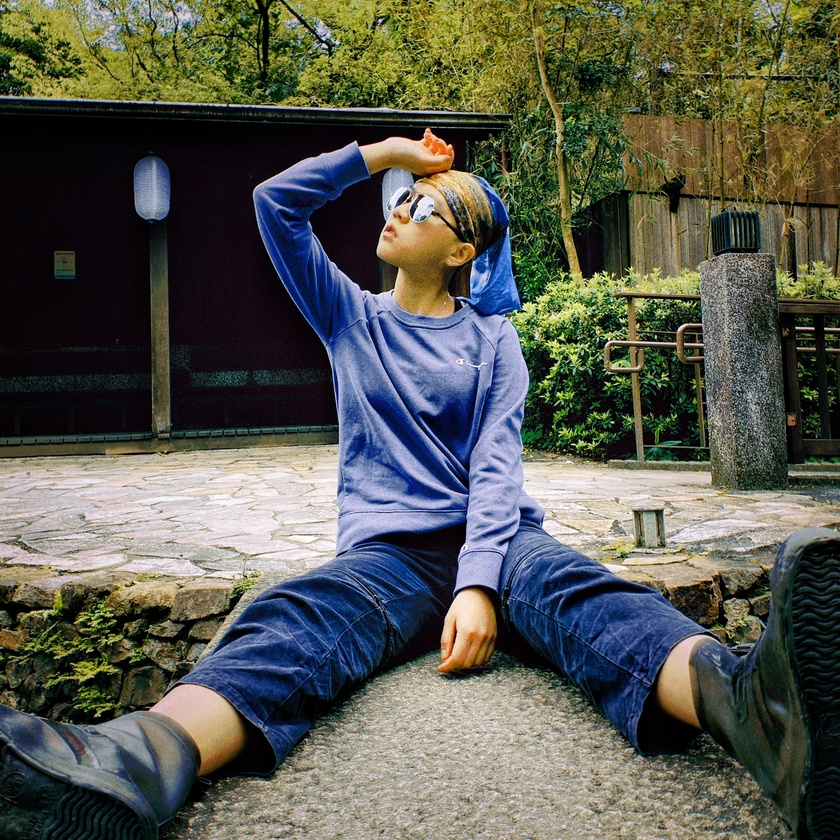
#> input picture Assignment_2/test_input.jpg, 840 x 840 px, shrunk from 1773 x 1773 before the run
$ python Assignment_2.py
#> lines starting #> are read from the running program, lines starting #| are printed output that depends on the picture
# python Assignment_2.py

import math
from math import ceil
import cv2
import numpy as np

#讀入並顯示影像
imgA = cv2.imread('test_input.jpg')
#> imgA is the input picture: shape (840, 840, 3); mean B, G, R 79.8, 89.5, 87.5
imgA = cv2.cvtColor(imgA,cv2.COLOR_BGR2GRAY)
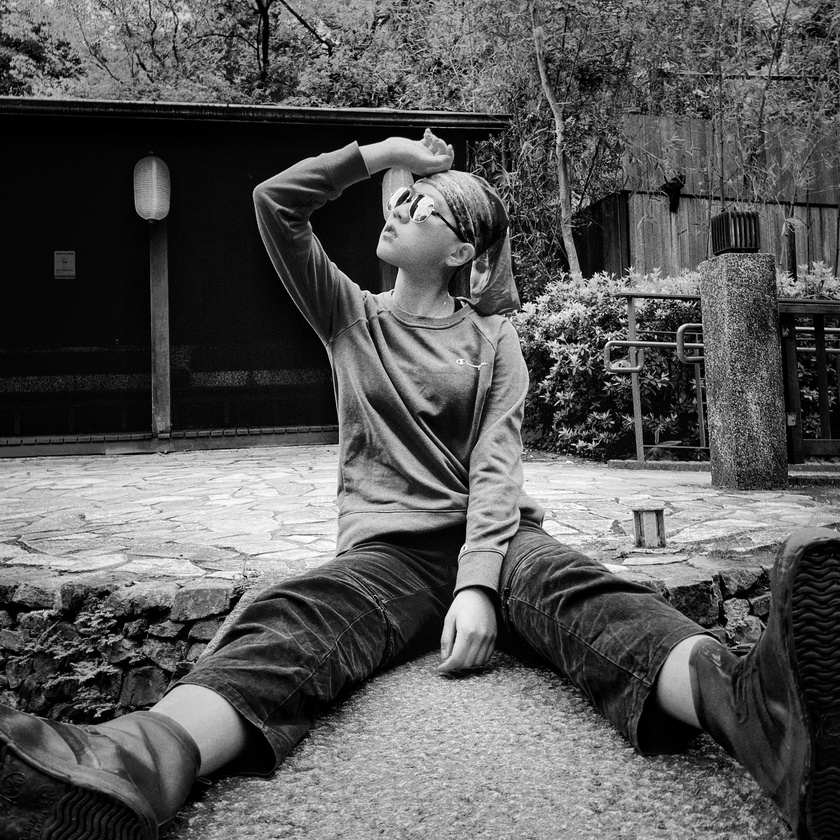
#> imgA: shape (840, 840); min 0, max 255, mean 87.8
cv2.namedWindow('test_input', cv2.WINDOW_NORMAL)
cv2.imshow('test_input', imgA)
cv2.waitKey(0)
cv2.destroyAllWindows()


#讀取影像大小
heightA, widthA = imgA.shape
#> heightA = 840; widthA = 840
print("影像大小為：",imgA.shape)
#| 影像大小為： (840, 840)


#製作DA
dA = np.array([[0,128,32,160],
							[192,64,224,96],
							[48,176,16,144],
							[240,112,208,80]])
hA=int(round(heightA/4))
#> hA = 210
wA=int(round(widthA/4))
#> wA = 210
DA = np.tile(dA,(hA+1, wA+1))


#Threshold imgA
for i in range(heightA):
	for j in range(widthA):
		if (imgA[i][j])>DA[i][j]:
			imgA[i][j]=255
		else:
			imgA[i][j]=0
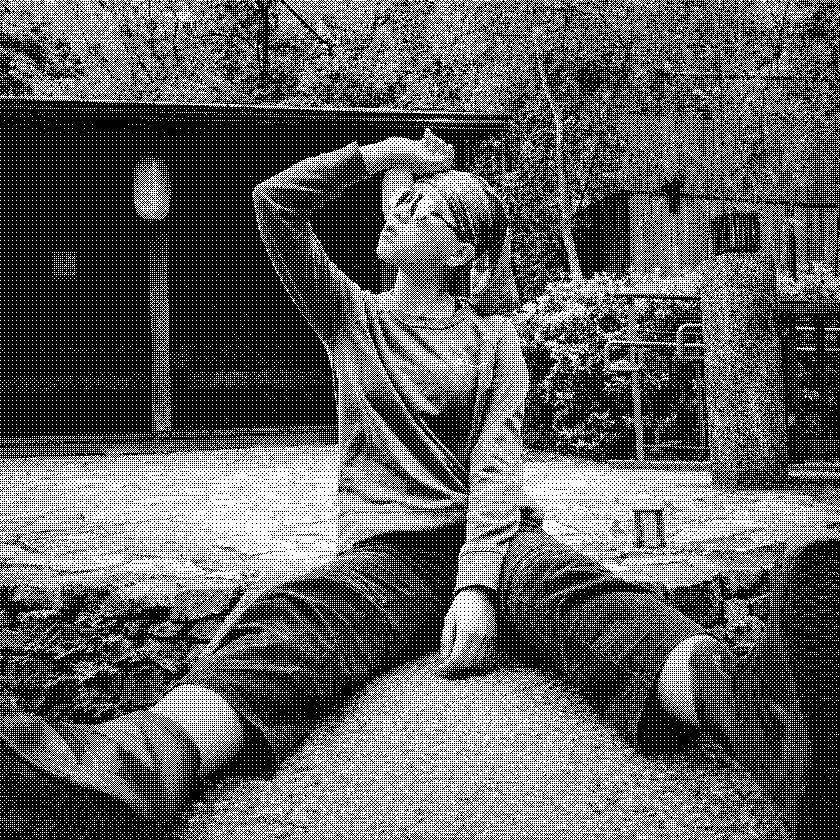
#> imgA: shape (840, 840); 37.3% white in thin lines or dots
cv2.imwrite('test_output_A.jpg', imgA)
print("test_output_A.jpg is SAVED~")


#顯示輸出
cv2.namedWindow('test_output_A', cv2.WINDOW_NORMAL)
cv2.imshow('test_output_A', imgA)
cv2.waitKey(0)
cv2.destroyAllWindows()

###########################################################
###########################################################

#讀入並顯示影像
imgB = cv2.imread('test_output_A.jpg')
#> imgB: shape (840, 840, 3); min 0, max 255, mean 95.3
imgB = cv2.cvtColor(imgB,cv2.COLOR_BGR2GRAY)
#> imgB: shape (840, 840)
cv2.namedWindow('test_input', cv2.WINDOW_NORMAL)
cv2.imshow('test_input', imgB)
cv2.waitKey(0)
cv2.destroyAllWindows()


#讀取影像大小
heightB, widthB = imgB.shape
#> heightB = 840; widthB = 840
print("影像大小為：",imgB.shape)
#| 影像大小為： (840, 840)


#製作DB
dB = np.array([[0,56],
							[84,28]])
hB=int(ceil(heightB/2))
#> hB = 420
wB=int(ceil(widthB/2))
#> wB = 420
DB = np.tile(dB,(hB, wB))


#Threshold imgB
Q=imgB/3
for i in range(heightB):
	for j in range(widthB):
		if ((imgB[i][j])-85*(Q[i][j])) > DB[i][j]:
			imgB[i][j]=round(Q[i][j])+1
		else:
			imgB[i][j]=round(Q[i][j])
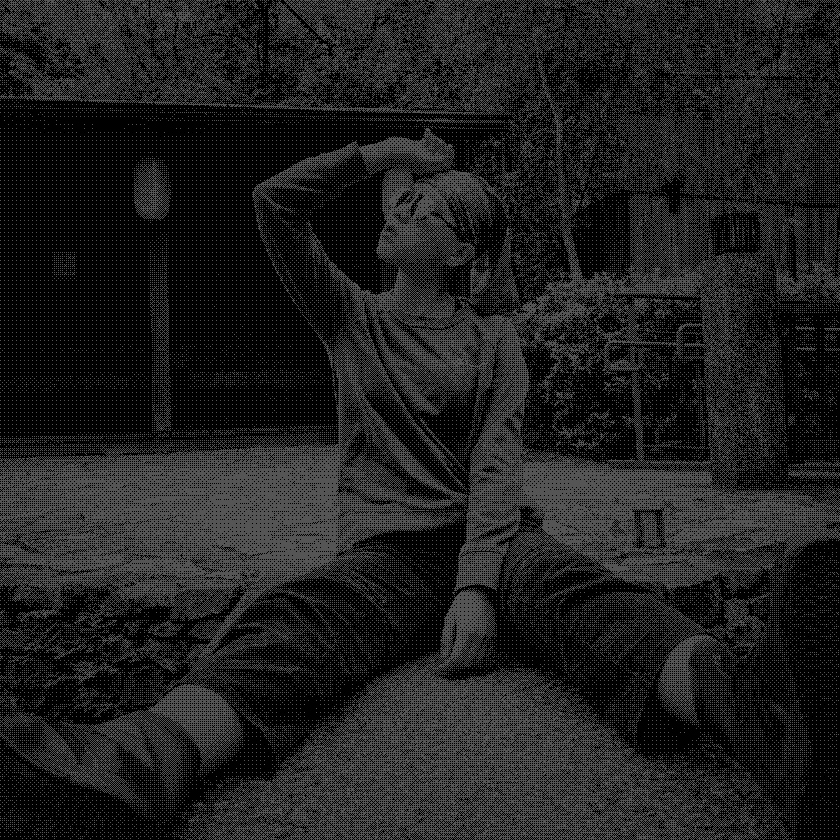
#> imgB: shape (840, 840); min 0, max 85, mean 31.8
cv2.imwrite('test_output_B.jpg', imgB)
print("test_output_B.jpg is SAVED~")


#顯示輸出
cv2.namedWindow('test_output_B', cv2.WINDOW_NORMAL)
cv2.imshow('test_output_B', imgB)
cv2.waitKey(0)
cv2.destroyAllWindows()
